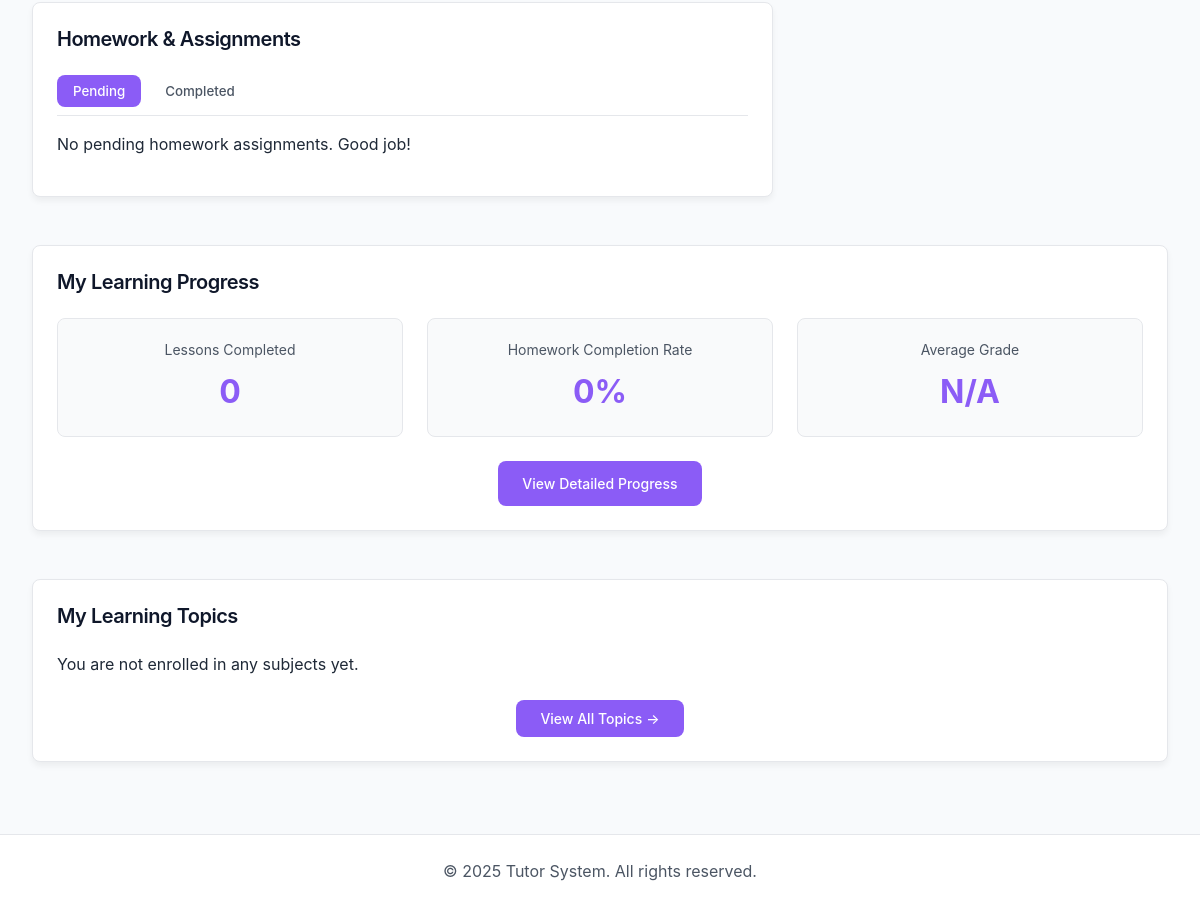
Before: /tracker/student-dashboard.php (signed in, lower part) with the older database file.
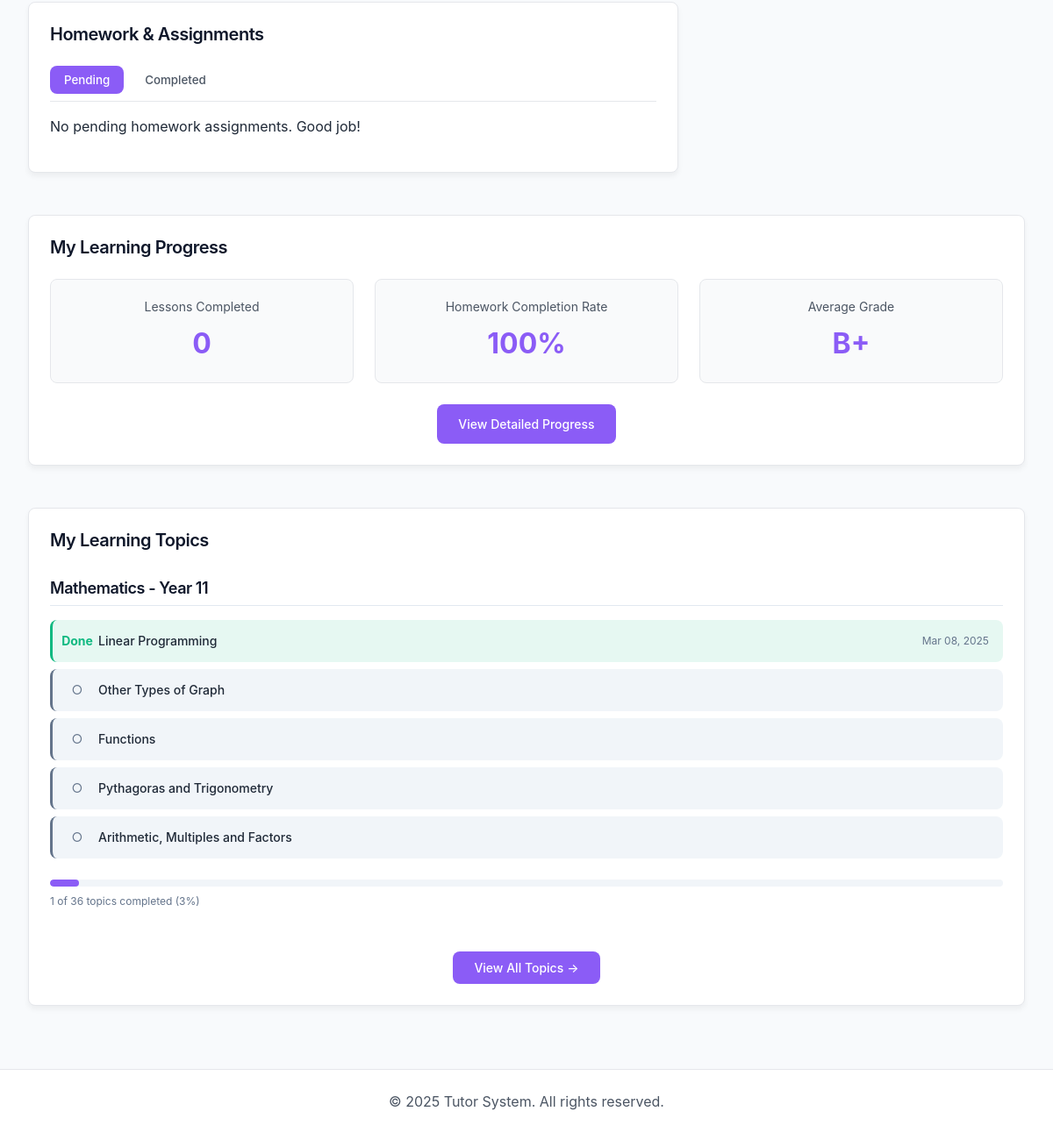
After: the same page with the newer database file.
### tables this page shows
CREATE TABLE IF NOT EXISTS `student_subjects` (
  `id` int NOT NULL AUTO_INCREMENT,
  `student_id` int NOT NULL,
  `subject_id` int NOT NULL,
  `year_level` varchar(20) NOT NULL,
  `created_at` timestamp NOT NULL DEFAULT CURRENT_TIMESTAMP,
  PRIMARY KEY (`id`),
  UNIQUE KEY `student_subject_year` (`student_id`,`subject_id`,`year_level`),
  KEY `subject_id` (`subject_id`)
);

CREATE TABLE IF NOT EXISTS `subjects` (
  `subject_id` int NOT NULL AUTO_INCREMENT,
  `subject_name` varchar(100) NOT NULL,
  `description` text,
  `created_at` timestamp NOT NULL DEFAULT CURRENT_TIMESTAMP,
  PRIMARY KEY (`subject_id`),
  UNIQUE KEY `subject_name` (`subject_name`)
);

CREATE TABLE IF NOT EXISTS `student_topic_progress` (
  `id` int NOT NULL AUTO_INCREMENT,
  `student_id` int NOT NULL,
  `topic_id` int NOT NULL,
  `is_completed` tinyint(1) NOT NULL DEFAULT '0',
  `completed_date` datetime DEFAULT NULL,
  `tutor_id` int DEFAULT NULL,
  `notes` text,
  `created_at` timestamp NOT NULL DEFAULT CURRENT_TIMESTAMP,
  `updated_at` timestamp NOT NULL DEFAULT CURRENT_TIMESTAMP ON UPDATE CURRENT_TIMESTAMP,
  PRIMARY KEY (`id`),
  UNIQUE KEY `student_topic` (`student_id`,`topic_id`),
  KEY `topic_id` (`topic_id`),
  KEY `tutor_id` (`tutor_id`)
);

CREATE TABLE IF NOT EXISTS `topics` (
  `topic_id` int NOT NULL AUTO_INCREMENT,
  `subject_id` int NOT NULL,
  `year_level` varchar(20) NOT NULL,
  `topic_name` varchar(150) NOT NULL,
  `topic_description` text,
  `order_number` int DEFAULT NULL,
  `created_at` timestamp NOT NULL DEFAULT CURRENT_TIMESTAMP,
  PRIMARY KEY (`topic_id`),
  KEY `subject_id` (`subject_id`),
  KEY `idx_year_subject` (`year_level`,`subject_id`)
);

### tracker/student-dashboard.php (the view, shortened to what the changed rows need)
<!DOCTYPE html>
<html lang="en">
<head>
    <link rel="stylesheet" href="student.css">
</head>
<body>
    <main>
<section id="homework" class="dashboard-card">
    <h2>Homework & Assignments</h2>
</section>
<section id="progress" class="dashboard-card">
    <h2>My Learning Progress</h2>
    <div class="progress-summary">
        <?php
        require_once 'db_connect.php';
        $student_id = $_SESSION['student_id'];
        $query_homework = "SELECT
                            COUNT(*) as total_homework,
                            SUM(CASE WHEN status IN ('Submitted', 'Graded') THEN 1 ELSE 0 END) as completed_homework
                          FROM homework
                          WHERE student_id = ?";
        $stmt = $conn->prepare($query_homework);
        $stmt->bind_param("i", $student_id);
        $stmt->execute();
        $result_homework = $stmt->get_result();
        $homework_data = $result_homework->fetch_assoc();
        $completion_rate = 0;
        if ($homework_data['total_homework'] > 0) {
            $completion_rate = round(($homework_data['completed_homework'] / $homework_data['total_homework']) * 100);
        }
        $query_grades = "SELECT AVG(
                            CASE
                                WHEN grade = 'A+' THEN 4.3
                                WHEN grade = 'A' THEN 4.0
                                WHEN grade = 'A-' THEN 3.7
                                WHEN grade = 'B+' THEN 3.3
                                WHEN grade = 'B' THEN 3.0
                                WHEN grade = 'B-' THEN 2.7
                                WHEN grade = 'C+' THEN 2.3
                                WHEN grade = 'C' THEN 2.0
                                WHEN grade = 'C-' THEN 1.7
                                WHEN grade = 'D+' THEN 1.3
                                WHEN grade = 'D' THEN 1.0
                                WHEN grade = 'F' THEN 0.0
                                ELSE NULL
                            END) as avg_grade_point
                        FROM homework
                        WHERE student_id = ? AND grade IS NOT NULL";
        $stmt = $conn->prepare($query_grades);
        $stmt->bind_param("i", $student_id);
        $stmt->execute();
        $result_grades = $stmt->get_result();
        $grade_data = $result_grades->fetch_assoc();
        $avg_gpa = $grade_data['avg_grade_point'];
        $letter_grade = 'N/A';
        if ($avg_gpa !== null) {
            if ($avg_gpa >= 4.3) $letter_grade = 'A+';
            else if ($avg_gpa >= 4.0) $letter_grade = 'A';
            else if ($avg_gpa >= 3.7) $letter_grade = 'A-';
            else if ($avg_gpa >= 3.3) $letter_grade = 'B+';
        }
        ?>
        <div class="progress-item">
            <span class="progress-label">Homework Completion Rate</span>
            <div class="progress-value">
                <?php echo $completion_rate . '%'; ?>
            </div>
        </div>
        <div class="progress-item">
            <span class="progress-label">Average Grade</span>
            <div class="progress-value">
                <?php echo $letter_grade; ?>
            </div>
        </div>
    </div>
</section>
<section id="progress" class="dashboard-card">
    <h2>My Learning Topics</h2>
    <?php
    require_once 'db_connect.php';
    $student_id = $_SESSION['student_id'];
    $query_subjects = "SELECT ss.subject_id, s.subject_name, ss.year_level
                      FROM student_subjects ss
                      JOIN subjects s ON ss.subject_id = s.subject_id
                      WHERE ss.student_id = ?
                      ORDER BY s.subject_name";
    $stmt = $conn->prepare($query_subjects);
    $stmt->bind_param("i", $student_id);
    $stmt->execute();
    $result_subjects = $stmt->get_result();
    if ($result_subjects->num_rows > 0) {
        $subject_count = 0;
        while ($subject = $result_subjects->fetch_assoc()) {
            $subject_id = $subject['subject_id'];
            $subject_name = $subject['subject_name'];
            $year_level = $subject['year_level'];
            $display_style = ($subject_count == 0) ? 'block' : 'none';
            echo "<div class='subject-topics' id='subject-{$subject_id}' style='display: {$display_style};'>";
            echo "<h3>{$subject_name} - {$year_level}</h3>";
            $query_topics = "SELECT t.topic_id, t.topic_name, t.topic_description,
                                  IFNULL(stp.is_completed, 0) as is_completed,
                                  stp.completed_date
                              FROM topics t
                              LEFT JOIN student_topic_progress stp ON t.topic_id = stp.topic_id AND stp.student_id = ?
                              WHERE t.subject_id = ? AND t.year_level = ?
                              ORDER BY t.order_number
                              LIMIT 5";
            $stmt = $conn->prepare($query_topics);
            $stmt->bind_param("iis", $student_id, $subject_id, $year_level);
            $stmt->execute();
            $result_topics = $stmt->get_result();
            if ($result_topics->num_rows > 0) {
                echo "<div class='topics-list'>";
                while ($topic = $result_topics->fetch_assoc()) {
                    $status_class = $topic['is_completed'] ? 'completed' : 'pending';
                    $status_icon = $topic['is_completed'] ? 'Done' : '○';
                    $completed_date = $topic['completed_date'] ? date('M d, Y', strtotime($topic['completed_date'])) : '';
                    echo "<div class='topic-item {$status_class}'>";
                    echo "<span class='topic-status'>{$status_icon}</span>";
                    echo "<span class='topic-name'>{$topic['topic_name']}</span>";
                    if ($topic['is_completed']) {
                        echo "<span class='completion-date'>{$completed_date}</span>";
                    }
                    echo "</div>";
                }
                echo "</div>";
                $query_progress = "SELECT
                                      COUNT(t.topic_id) as total_topics,
                                      SUM(CASE WHEN stp.is_completed = 1 THEN 1 ELSE 0 END) as completed_topics
                                  FROM topics t
                                  LEFT JOIN student_topic_progress stp ON t.topic_id = stp.topic_id AND stp.student_id = ?
                                  WHERE t.subject_id = ? AND t.year_level = ?";
                $stmt = $conn->prepare($query_progress);
                $stmt->bind_param("iis", $student_id, $subject_id, $year_level);
                $stmt->execute();
                $progress = $stmt->get_result()->fetch_assoc();
                $total_topics = $progress['total_topics'];
                $completed_topics = $progress['completed_topics'] ?: 0;
                $completion_percentage = ($total_topics > 0) ? round(($completed_topics / $total_topics) * 100) : 0;
                echo "<div class='topic-progress-bar'>";
                echo "<div class='progress-fill' style='width: {$completion_percentage}%'></div>";
                echo "</div>";
                echo "<div class='topic-progress-stats'>";
                echo "<span>{$completed_topics} of {$total_topics} topics completed ({$completion_percentage}%)</span>";
                echo "</div>";
            } else {
                echo "<p>No topics found for this subject.</p>";
            }
            echo "</div>";
            $subject_count++;
        }
    } else {
        echo "<p>You are not enrolled in any subjects yet.</p>";
    }
    ?>
    <div class="topics-cta">
        <a href="topics_progress.php" class="btn">View All Topics</a>
    </div>
</section>
    </main>

Changed rows visible on the page:
added student_subjects: subject.subject_name "Mathematics", year_level "Year 11", completed_topics "1", total_topics "36", completion_percentage "3"
added student_topic_progress: status_icon "Done", topic.topic_name "Linear Programming", completed_date "Mar 08, 2025"
added topics: status_icon "○", topic_name "Other Types of Graph"
added topics: status_icon "○", topic_name "Functions"
added topics: status_icon "○", topic_name "Pythagoras and Trigonometry"
added topics: status_icon "○", topic_name "Arithmetic, Multiples and Factors"
Other visible differences:
$completion_rate: "0" → "100"
$letter_grade: "N/A" → "B+"
text no longer shown: "You are not enrolled in any subjects yet."
